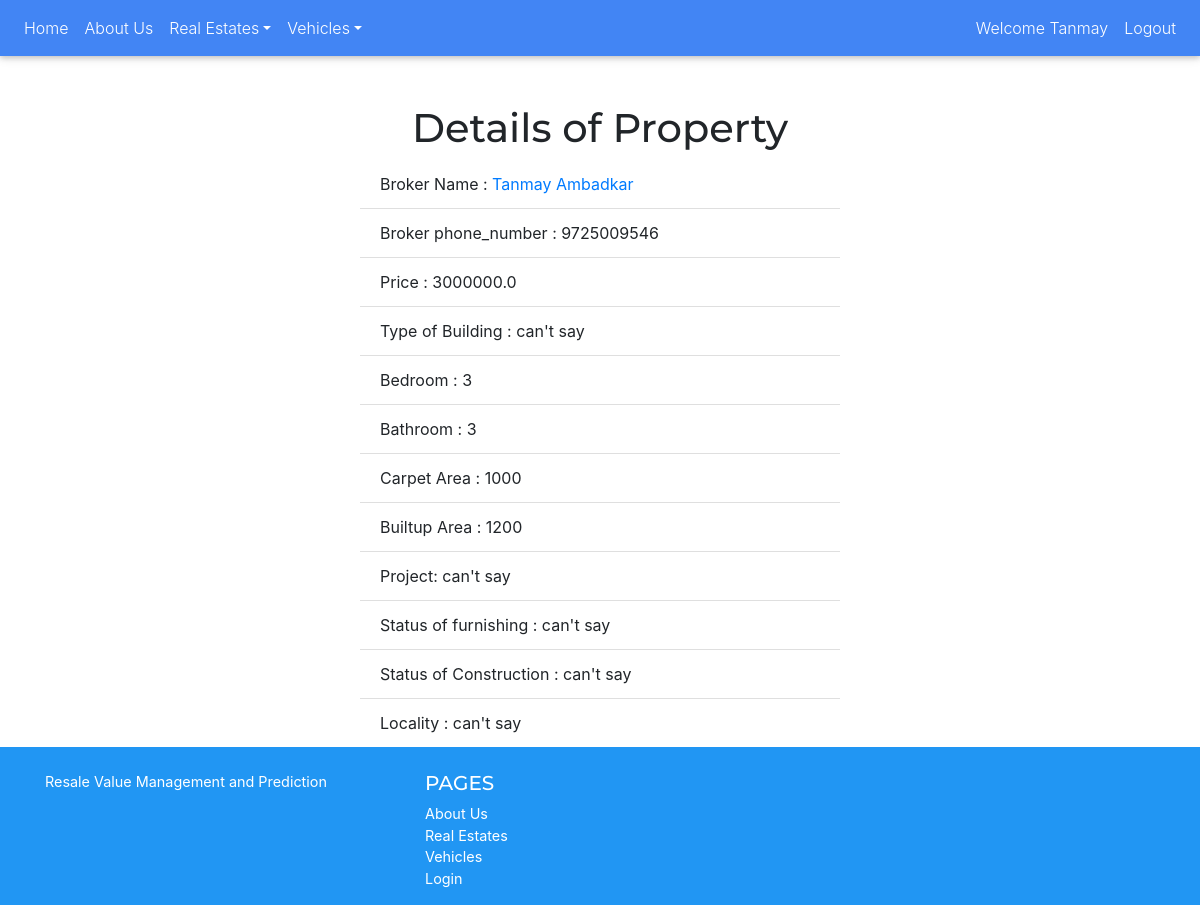
Screenshot of /estate/1 (signed in) with the database file from the repository.
### BrokerUI/models.py (models this page shows, shortened)
class Estate(models.Model):
    choices_furnished = [('yes','yes'),('no','no'),('semi','semi')]
    choices_construction = [('under_construction','under_construction'),('launched','launched'),('ready_to_move','ready to move')]
    type_choices=[('apartments','apartments'),('sale-floors','sale-floors'),('houses','houses')]
    broker = models.ForeignKey(Profile,on_delete=models.CASCADE)
    lat = models.FloatField()
    lon = models.FloatField()
    price = models.FloatField()
    bedroom = models.PositiveIntegerField()
    bathroom = models.PositiveIntegerField()
    carpetarea = models.IntegerField()
    builtuparea = models.IntegerField()
    project = models.CharField(max_length=400,default='can\'t say')
    furnished= models.CharField(max_length=10,choices=choices_furnished,default='can\'t say')
    construction_status = models.CharField(max_length=50,choices=choices_construction,default='can\'t say')
    sublocality = models.CharField(max_length=100,default='can\'t say')
    type=models.CharField(max_length=100,default='can\'t say', choices = type_choices)

class Profile(models.Model):
    user_types = (
        ('S', 'Seller'),
        ('C', 'Customer'),
        ('B', 'Broker'))
    user = models.OneToOneField(User, on_delete = models.CASCADE)
    phone_number = models.CharField(max_length=10)
    type = models.CharField(max_length = 1, choices = user_types)
    profile_image = models.ImageField(upload_to = 'profile_pics', null = True)

### BrokerUI/views.py (the view)
# urls.py: path('estate/<int:pk>',views.EstateDetailView.as_view(),name='estate_detail'),
class EstateDetailView(LoginRequiredMixin,DetailView):
    login_url = '/login/'
    redirect_field_name = 'BrokerUI/estate_detail.html'
    model = Estate

### BrokerUI/templates/BrokerUI/estate_detail.html (shortened to what this page needs)
{% extends 'SellerUI/base.html' %}
{% block bodyblock %}
<br>
<br>
<h1 style = 'text-align:center;'>Details of Property</h1>
<ul class="list-group list-group-flush" style="margin-left:30%; margin-right:30%;">
  <li class="list-group-item">Broker Name : <a href="{% url 'broker_detail' pk=estate.broker.pk %}">{{estate.broker.user.first_name}} {{estate.broker.user.last_name}}</a></li>
  <li class="list-group-item">Broker phone_number : {{estate.broker.phone_number}}</li>
  <li class="list-group-item">Price : {{estate.price}}</li>
  <li class="list-group-item">Type of Building : {{estate.type}}</</li>
  <li class="list-group-item">Bedroom : {{estate.bedroom}}</li>
  <li class="list-group-item">Bathroom : {{estate.bathroom}}</li>
  <li class="list-group-item">Carpet Area : {{estate.carpetarea}} </li>
  <li class="list-group-item">Builtup Area : {{estate.builtuparea}} </li>
  <li class="list-group-item">Project: {{estate.project}}</li>
  <li class="list-group-item">Status of furnishing : {{estate.furnished}}</li>
  <li class="list-group-item">Status of Construction : {{estate.construction_status}}</li>
  <li class="list-group-item">Locality : {{estate.sublocality}}</li>
</ul>
{% endblock %}

### SellerUI/templates/SellerUI/base.html (shortened to what this page needs)
{% load static %}
<!DOCTYPE html>
<html lang="en">
    <head>
        <link href="{% static 'css/styles.css' %}" rel="stylesheet" />
        <link rel="stylesheet" href="https://use.fontawesome.com/releases/v5.11.2/css/all.css">
        <link rel="stylesheet" href="{% static 'css/mdb.min.css' %}">
        <link rel="stylesheet" href="{% static 'css/master.css' %} ">
        <link rel="stylesheet" href="https://stackpath.bootstrapcdn.com/bootstrap/4.4.1/css/bootstrap.min.css">
        <link rel="stylesheet" href="https://stackpath.bootstrapcdn.com/bootstrap/4.5.0/css/bootstrap.min.css">
    </head>
    <body id="page-top">
        <nav class="navbar navbar-expand-lg  navbar-dark primary-color">
            <div class="collapse navbar-collapse fixed top" id="navbarSupportedContent">
                <ul class="navbar-nav mr-auto">
                    <li class="nav-item" >
                        <a class="nav-link" href="{% url 'home' %}">Home<span class="sr-only">(current)</span></a>
                    </li>
                    <li class="nav-item">
                        <a class="nav-link" href="{% url 'about' %}">About Us <span class="sr-only">(current)</span></a>
                    </li>
                    <li class="nav-item dropdown">
                        <a class="nav-link dropdown-toggle" id="navbarDropdownMenuLink" data-toggle="dropdown"
                          aria-haspopup="true" aria-expanded="false">Real Estates</a>
                    </li>
                    <li class="nav-item dropdown">
                        <a class="nav-link dropdown-toggle" id="navbarDropdownMenuLink" data-toggle="dropdown"
                          aria-haspopup="true" aria-expanded="false">Vehicles</a>
                    </li>
                </ul>
                <div class="contact">
                    <ul class="navbar-nav mr-auto my-2 my-lg-0">
                        {% if user.is_authenticated%}
                        <li class="nav-item">
                            <a class="nav-link disabled" href="#"> Welcome {{user.first_name}} <span class="sr-only">(current)</span></a>
                        </li>
                        <li class = 'nav-item'>
                            <a class="nav-link" href="{% url 'logout' %}"> Logout <span class="sr-only">(current)</span></a>
                        </li>
                        {% endif%}
                    </ul>
                </div>
            </div>
        </nav>
        {% block bodyblock %}
        {% endblock %}
        <footer class="page-footer font-small blue pt-4">
            <div class="container text-center text-md-left">
                <div class="row">
                    <div class="col-md-4 mt-md-0 mt-3">
                        <p>Resale Value Management and Prediction</p>
                    </div>
                    <div class="col-md-2 mb-md-0 mb-3">
                        <h5 class="text-uppercase">Pages</h5>
                        <ul class="list-unstyled">
                            <li>
                                <a href="aboutus.html" target="_blank" rel="noreferrer">About Us</a>
                            </li>
                            <li>
                                <a href="achievements.html" target="_blank" rel="noreferrer">Real Estates</a>
                            </li>
                            <li>
                                <a href="thoughts.html" target="_blank" rel="noreferrer">Vehicles</a>
                            </li>
                            <li>
                                <a href="projects.html" target="_blank" rel="noreferrer">Login</a>
                            </li>
                        </ul>
                    </div>
                </div>
            </div>
        </footer>
    </body>
</html>

### static/css/master.css (style rules this page uses)
body { background-color:#e9ecef; overflow-y: scroll; overflow-x: hidden; }

### rows the page displays
Estate: broker.user.first_name "Tanmay", broker.user.last_name "Ambadkar", broker.phone_number "9725009546", price "3000000.0", type "can't say", bedroom "3", bathroom "3", carpetarea "1000", builtuparea "1200", project "can't say", furnished "can't say", construction_status "can't say", sublocality "can't say"

### other values shown
{{ user.first_name }} "Tanmay"
